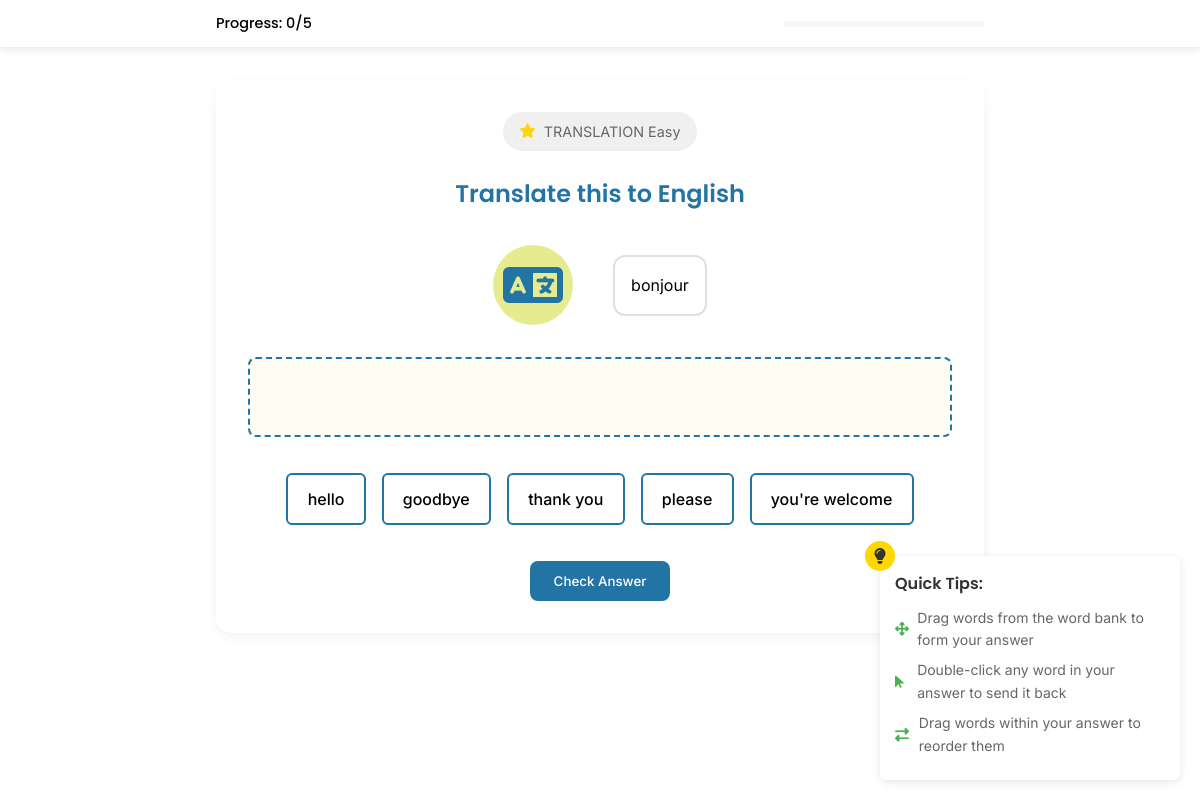
/view/learn.php?course=1&category=greetings (signed in), run on the app's committed database.
### tables this page shows
CREATE TABLE `exercise_sets` (
  `exerciseId` int(11) NOT NULL,
  `wordId` int(11) NOT NULL,
  `translationId` int(11) NOT NULL,
  `difficulty` enum('easy','medium','hard') NOT NULL DEFAULT 'medium',
  `type` enum('translation','matching','fill-in') NOT NULL,
  `created_at` timestamp NOT NULL DEFAULT current_timestamp()
);

CREATE TABLE `words` (
  `wordId` int(11) NOT NULL,
  `languageId` int(11) NOT NULL,
  `original_text` varchar(255) NOT NULL,
  `categoryId` int(11) NOT NULL,
  `word` varchar(100) NOT NULL,
  `translation` varchar(100) NOT NULL,
  `pronunciation` varchar(100) DEFAULT NULL,
  `category` varchar(50) DEFAULT NULL,
  `difficulty` enum('easy','medium','hard') NOT NULL DEFAULT 'medium',
  `createdAt` timestamp NOT NULL DEFAULT current_timestamp(),
  `context_type` enum('noun','verb','adjective','phrase','other') NOT NULL DEFAULT 'other'
);

CREATE TABLE `exercise_word_bank` (
  `exerciseId` int(11) NOT NULL,
  `bankWordId` int(11) NOT NULL,
  `is_answer` tinyint(1) NOT NULL DEFAULT 0,
  `position` int(11) DEFAULT NULL
);

CREATE TABLE `word_bank` (
  `bankWordId` int(11) NOT NULL,
  `segment_text` varchar(100) NOT NULL,
  `languageId` int(11) NOT NULL,
  `part_of_speech` varchar(50) DEFAULT NULL,
  `difficulty` enum('easy','medium','hard') DEFAULT 'medium',
  `usage_frequency` int(11) DEFAULT 0
);

### view/learn.php (the view, shortened to what this page needs)
<?php
require_once '../config/db_connect.php';
$languageId = isset($_GET['course']) ? (int)$_GET['course'] : 0;
$categorySlug = isset($_GET['category']) ? htmlspecialchars($_GET['category']) : '';
$stmt = $pdo->prepare("
    SELECT COUNT(*) as total
    FROM exercise_sets
    WHERE wordId IN (
        SELECT wordId
        FROM words
        WHERE languageId = ? AND categoryId = (
            SELECT categoryId
            FROM word_categories
            WHERE categorySlug = ?
        )
    )
");
$stmt->execute([$languageId, $categorySlug]);
$totalExercises = $stmt->fetchColumn();
$exercise = null;
if (empty($_SESSION['completed_exercises'])) {
    $stmt = $pdo->prepare("
        SELECT
            es.exerciseId,
            es.wordId,
            w.word,
            w.pronunciation,
            w.context_type,
            w.difficulty,
            es.type,
            wc.categoryName,
            wc.categoryId,
            l.languageName
        FROM exercise_sets es
        JOIN words w ON es.wordId = w.wordId
        JOIN word_categories wc ON w.categoryId = wc.categoryId
        JOIN languages l ON w.languageId = l.languageId
        WHERE w.languageId = ?
        AND wc.categorySlug = ?
        LIMIT 1
    ");
    $params = [$languageId, $categorySlug];
}
try {
    $stmt->execute($params);
    $exercise = $stmt->fetch(PDO::FETCH_ASSOC);
} catch (PDOException $e) {
    error_log("Database error: " . $e->getMessage());
    header('Location: dashboard.php');
    exit();
}
if ($exercise) {
    $wordBankStmt = $pdo->prepare("
        SELECT
            wb.bankWordId,
            wb.segment_text,
            wb.part_of_speech,
            ewb.is_answer,
            ewb.position
        FROM exercise_word_bank ewb
        JOIN word_bank wb ON ewb.bankWordId = wb.bankWordId
        WHERE ewb.exerciseId = ?
    ");
    $wordBankStmt->execute([$exercise['exerciseId']]);
    $wordBank = $wordBankStmt->fetchAll(PDO::FETCH_ASSOC);
}
?>
<!DOCTYPE html>
<html lang="en">
<head>
    <link rel="stylesheet" href="https://cdnjs.cloudflare.com/ajax/libs/font-awesome/6.5.1/css/all.min.css">
    <link rel="stylesheet" href="../assets/css/styles.css">
    <link rel="stylesheet" href="../assets/css/learn.css">
    <link href='https://unpkg.com/boxicons@2.1.4/css/boxicons.min.css' rel='stylesheet'>
</head>
<body>
    <div class="tips-container">
        <div class="tips-icon">
            <i class="fas fa-lightbulb"></i>
        </div>
        <div class="tips-content">
            <h4>Quick Tips:</h4>
            <ul>
                <li><i class="fas fa-arrows-alt"></i> Drag words from the word bank to form your answer</li>
                <li><i class="fas fa-mouse-pointer"></i> Double-click any word in your answer to send it back</li>
                <li><i class="fas fa-exchange-alt"></i> Drag words within your answer to reorder them</li>
            </ul>
        </div>
    </div>
    <main class="learn-container">
        <div class="exercise-container">
            <div class="badge">
                <i class="fas fa-star"></i>
                <span class="exercise-type">
                    <?php echo strtoupper($exercise['type']); ?>
                    <span class="difficulty-badge <?php echo $exercise['difficulty']; ?>">
                        <?php echo ucfirst($exercise['difficulty']); ?>
                    </span>
                </span>
            </div>
            <h2 class="question">
                <?php
                switch($exercise['type']) {
                    case 'translation':
                        echo 'Translate this to English';
                        break;
                }
                ?>
            </h2>
            <div class="learning-progress-floating">
                <div class="progress-inner">
                    <div class="progress-info">
                        <div class="progress-text">
                            Progress: <?php
                                $completed = isset($_SESSION['completed_exercises']) ? count($_SESSION['completed_exercises']) : 0;
                                echo $completed . '/' . $totalExercises;
                            ?>
                        </div>
                    </div>
                    <div class="progress-bar">
                    </div>
                </div>
            </div>
            <div class="character-display">
                <div class="icon-container">
                    <i class="fas fa-language fa-3x"></i>
                </div>
                <div class="speech-bubble">
                    <span class="original-text"
                          data-pronunciation="<?php echo htmlspecialchars($exercise['pronunciation']); ?>"
                          data-context="<?php echo htmlspecialchars($exercise['context_type']); ?>">
                        <?php echo htmlspecialchars($exercise['word']); ?>
                    </span>
                </div>
            </div>
            <div class="answer-area">
                <div class="answer-box" id="answerBox"></div>
            </div>
            <div class="word-bank" id="wordBank">
                <?php foreach ($wordBank as $word): ?>
                    <div class="word-tile"
                         draggable="true"
                         data-part="<?php echo htmlspecialchars($word['part_of_speech']); ?>"
                         data-is-answer="<?php echo $word['is_answer']; ?>"
                         data-position="<?php echo $word['position']; ?>">
                        <?php echo htmlspecialchars($word['segment_text']); ?>
                    </div>
                <?php endforeach; ?>
            </div>
            <div class="exercise-actions">
                <button id="checkBtn" class="btn btn-primary">Check Answer</button>
            </div>
        </div>
    </main>
</body>
</html>

### assets/css/styles.css (style rules this page uses)
:root { --ucla-blue: #2274A5; --mindaro: #E7EB90; --coral: #EF8354; --white: #FFFFFF; --black: #000000; --gray-light: #F5F5F5; --gray: #666666; --font-heading: 'Poppins', sans-serif; --font-body: 'Inter', sans-serif; }
* { margin: 0; padding: 0; box-sizing: border-box; }
body { font-family: var(--font-body); line-height: 1.6; color: var(--black); }
h1, h2, h3, h4, h5, h6 { font-family: var(--font-heading); font-weight: 600; }
.btn { padding: 12px 24px; border: none; border-radius: 8px; cursor: pointer; font-weight: 500; font-family: var(--font-body); transition: all 0.3s ease; display: inline-flex; align-items: center; gap: 8px; }
.btn-primary { background-color: var(--ucla-blue); color: var(--white); }

### assets/css/learn.css (style rules this page uses)
.progress-bar { height: 100%; background: var(--ucla-blue); transition: width 0.3s ease; }
.learn-container { max-width: 800px; margin: 80px auto 2rem; padding: 0 1rem; }
.exercise-container { background: white; border-radius: 16px; padding: 2rem; box-shadow: 0 4px 12px rgba(0,0,0,0.05); text-align: center; }
.badge { display: inline-flex; align-items: center; gap: 0.5rem; background: #f0f0f0; padding: 0.5rem 1rem; border-radius: 20px; font-size: 0.9rem; color: var(--gray); margin-bottom: 1.5rem; }
.badge i { color: #ffd700; }
.question { font-size: 1.5rem; color: var(--ucla-blue); margin-bottom: 2rem; }
.character-display { margin: 2rem 0; display: flex; align-items: center; justify-content: center; gap: 1.5rem; }
.icon-container { color: var(--ucla-blue); background-color: var(--mindaro); width: 80px; height: 80px; border-radius: 50%; display: flex; align-items: center; justify-content: center; position: relative; }
.icon-container::before { content: ''; }
.speech-bubble { background: white; border: 2px solid #e0e0e0; border-radius: 12px; padding: 1rem; display: inline-flex; align-items: center; gap: 1rem; margin-left: 1rem; }
.answer-area { margin: 2rem 0; }
.answer-box { display: flex; flex-wrap: wrap; gap: 0.8rem; min-height: 80px; padding: 1.5rem; background-color: rgba(231, 235, 144, 0.1); border: 2px dashed var(--ucla-blue); border-radius: 8px; transition: all 0.3s ease; align-items: center; position: relative; }
.word-bank { display: flex; flex-wrap: wrap; gap: 0.5rem; justify-content: center; margin-bottom: 2rem; }
.word-tile { background: white; border: 2px solid var(--ucla-blue); border-radius: 6px; padding: 0.7rem 1.2rem; cursor: move; user-select: none; font-weight: 500; transition: all 0.2s ease; position: relative; touch-action: none; margin: 0.25rem; }
.word-tile::before { content: '⋮⋮'; position: absolute; left: 5px; top: 50%; transform: translateY(-50%); font-size: 10px; color: var(--gray); opacity: 0; transition: opacity 0.2s ease; }
.learning-progress-floating { position: fixed; top: 0; left: 0; right: 0; z-index: 1000; background: var(--white); backdrop-filter: blur(8px); box-shadow: 0 2px 8px rgba(0,0,0,0.1); transition: transform 0.3s ease; }
.learning-progress-floating .progress-inner { max-width: 800px; margin: 0 auto; padding: 0.75rem 1rem; display: flex; justify-content: space-between; align-items: center; }
.progress-text { color: var(--black); font-family: var(--font-heading); font-weight: 500; font-size: 0.9rem; }
.progress-bar { height: 6px; background: var(--gray-light); border-radius: 3px; overflow: hidden; width: 200px; }

### view/learn.php (style rules this page uses)
.tips-container { position: fixed; bottom: 20px; right: 20px; background: rgba(255, 255, 255, 0.95); border-radius: 8px; box-shadow: 0 2px 10px rgba(0, 0, 0, 0.1); padding: 15px; max-width: 300px; z-index: 1000; transition: all 0.3s ease; }
.tips-icon { position: absolute; top: -15px; left: -15px; background: #ffd700; width: 30px; height: 30px; border-radius: 50%; display: flex; align-items: center; justify-content: center; color: #333; }
.tips-content h4 { margin: 0 0 10px 0; color: #333; font-size: 16px; }
.tips-content ul { list-style: none; padding: 0; margin: 0; }
.tips-content li { margin: 8px 0; font-size: 14px; color: #666; display: flex; align-items: center; gap: 8px; }
.tips-content li i { color: #4CAF50; width: 20px; }

### data on the page
exercise_sets: type "TRANSLATION", wordId.difficulty "Easy", wordId.word "bonjour"
exercise_word_bank: bankWordId.segment_text "hello"
exercise_word_bank: bankWordId.segment_text "goodbye"
exercise_word_bank: bankWordId.segment_text "thank you"
exercise_word_bank: bankWordId.segment_text "please"
exercise_word_bank: bankWordId.segment_text "you're welcome"

### other printed values
$completed "0"
$totalExercises "5"
